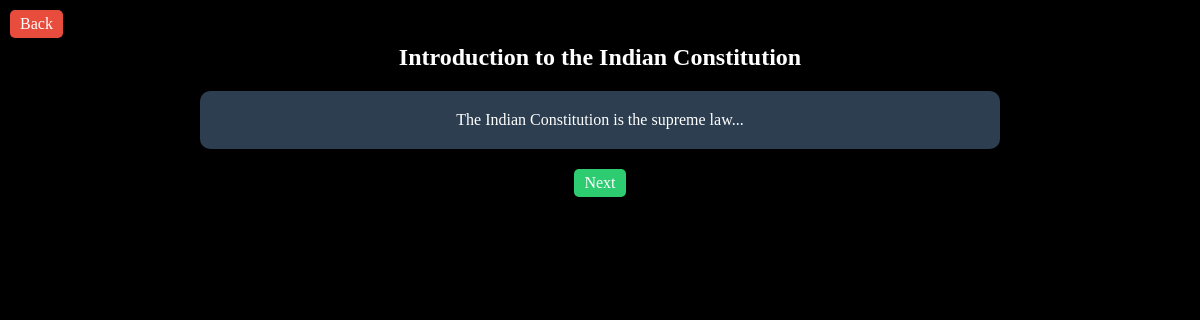
The page /lesson/1 (signed in) on the database its author committed.
### app.py (models this page shows)
class Lesson(db.Model):
    id = db.Column(db.Integer, primary_key=True)
    title = db.Column(db.String(200), nullable=False)
    content = db.Column(db.Text, nullable=False)
    group_id = db.Column(db.Integer, nullable=False)
    order = db.Column(db.Integer, nullable=False)
    is_quiz = db.Column(db.Boolean, default=False)

### app.py (the view)
@app.route('/lesson/<int:lesson_id>')
@login_required
def lesson(lesson_id):
    lesson = Lesson.query.get_or_404(lesson_id)
    return render_template('lesson.html', lesson=lesson)

### app.py (called while the page is built)
@login_manager.user_loader
def load_user(user_id):
    return User.query.get(int(user_id))

### templates/lesson.html (shortened to what this page needs)
<!DOCTYPE html>
<html lang="en">
<head>
    <link rel="stylesheet" href="{{ url_for('static', filename='style.css') }}">
</head>
<body>
    <div class="container">
        <a href="{{ url_for('index') }}" class="back-button">Back</a>
        <h1>{{ lesson.title }}</h1>
        <div id="lesson-content">{{ lesson.content | safe }}</div>
        <a href="{{ url_for('complete_lesson', lesson_id=lesson.id) }}" class="next-button">Next</a>
    </div>
</body>
</html>

### static/style.css (style rules this page uses)
body { font-family: 'Press Start 2P', cursive; background-color: #000; color: #fff; text-align: center; }
.container { max-width: 800px; margin: 0 auto; padding: 20px; }
h1 { font-size: 24px; margin-bottom: 20px; }
.back-button, .logout-button, .next-button, .submit-button { padding: 5px 10px; background-color: #e74c3c; color: #fff; text-decoration: none; border-radius: 5px; border: none; cursor: pointer; }
.back-button { position: absolute; top: 10px; left: 10px; }
.next-button, .submit-button { display: inline-block; margin-top: 20px; background-color: #2ecc71; }
#lesson-content, form { background-color: #2c3e50; padding: 20px; border-radius: 10px; margin-top: 20px; }

### rows shown on the page
Lesson: title "Introduction to the Indian Constitution", content "The Indian Constitution is the supreme law..."
